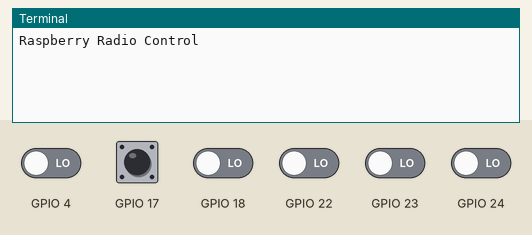
Simulated run of this program. Board: Raspberry Pi (BCM pin numbers). Parts: the last lines printed to the terminal. The test bench sets the inputs (shaded band); at power-on: GPIO 4, GPIO 17, GPIO 18, GPIO 22–24 LOW. Sound played through the audio output is not drawn and takes no time.

Above: at 1.2 s.
1.3 s: GPIO 4 driven HIGH
At 2.2 s:
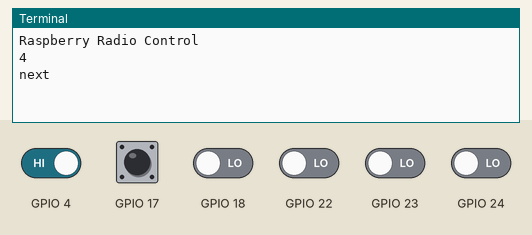
2.8 s: GPIO 17 driven HIGH
At 3.3 s:
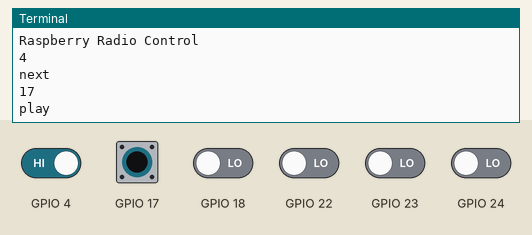
4.3 s: GPIO 18 driven HIGH
At 5.5 s:
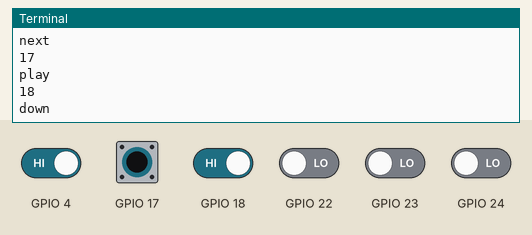
5.8 s: GPIO 22 driven HIGH
At 6.2 s:
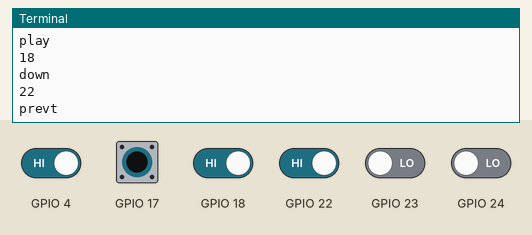
7.3 s: GPIO 17 pulsed LOW 2 times (0.12 s each, 0.3 s apart)
At 7.7 s:
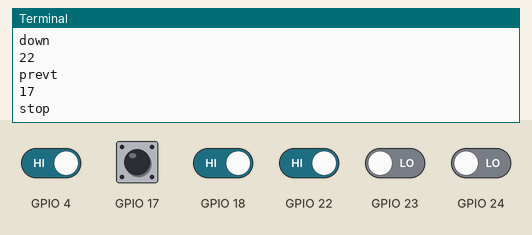
Timing chart, 0 to 10.3 s (numbered marks = the images above; inputs shaded):
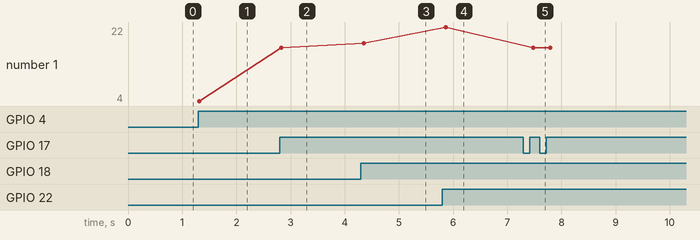

Measured:
- after the input at 1.3 s, the terminal: prints a new line at once (image 1)
- after the input at 2.8 s, the terminal: prints a new line at once (image 2)
- after the input at 4.3 s, the terminal: prints a new line after 0.05 s (image 3)
- after the input at 5.8 s, the terminal: prints a new line after 0.06 s (image 4)
- after the input at 7.3 s, the terminal: prints a new line after 0.18 s (image 5)
- plotted number 1: 4 → 17 after the input at 2.8 s, 17 → 18 after the input at 4.3 s, 18 → 22 after the input at 5.8 s, 22 → 17 after the input at 7.3 s

The program:

radiodButtonTest.py
```python
import os
import time
import RPi.GPIO as GPIO
import subprocess


#Obtain the list of playlists present at the moment and create a python list
proc = subprocess.Popen(["mpc ls"], stdout=subprocess.PIPE, shell=True)
(out, err) = proc.communicate()
playLists = out.split();
#playLists = [  "News" ,"Chillout" ,"Trance","DI_resto" ]


GPIO.setmode(GPIO.BCM)
#current playlist index
pI = 0
#flag indicating if we are playing at the moment
playing = 0
#counter to halt the system if needed
haltCount = 0

#action for prev button: previous track, reset halt counter
def prevt ( ):
  print "prevt"
  os.system("mpc prev")
  global haltCount
  haltCount = 0

def nextt ( ):
  print "next"
  os.system("mpc next")
  global haltCount
  haltCount = 0


def plist ( ):
  print "plist"
  global pI
  pI = pI -1;
  if ( pI < 0 ) :
    pI = len(playLists)-1

  os.system("mpc clear")
  os.system("mpc load " + playLists[pI] )
  os.system("mpc play")
  global playing
  playing = 1
  global haltCount
  haltCount = 0


def nlist ( ):
  print "nlist"
  global pI
  pI = pI + 1
  if ( pI >= len(playLists) ) :
    pI = 0

  os.system("mpc clear")
  os.system("mpc load " + playLists[pI] )
  os.system("mpc play")
  global playing
  playing = 1
  global haltCount
  haltCount = 0


def play_stop ( ):
  global playing
  if ( not playing ):
     os.system("mpc play")
     playing = 1
     print "play"
  else:
     os.system("mpc stop")
     playing = 0
     print "stop"
  global haltCount
  haltCount = 0


def down ( ):
  print "down"
  os.system("mpc stop")
  global haltCount
  haltCount = haltCount + 1
  if ( haltCount == 7 ):
     os.system("halt")


outButton = { 22 : ('prevt',prevt),
               4 : ('nextt',nextt),
	      24 : ('plist',plist),
	      23 : ('nlist',nlist),
	      17 : ('play_stop',play_stop),
	      18 : ('down',down )	}

inputPins= outButton.keys()
inp = 0
prev_input =[ 0 ,0 ,0 ,0 ,0 ,0 ]


#Setting up all the pins we are gone read
for i in range(0,len(inputPins)):
  GPIO.setup(inputPins[i],GPIO.IN)

print ("Raspberry Radio Control ")
while True:
  for i in range(0,len(inputPins)):
    #take a reading for this pin
    inp = GPIO.input(inputPins[i])
    #if the last reading was low and this one high, call the function
    if ( ( not prev_input[i] ) and ( inp )  ):
      print( inputPins[i] )
      (outButton[inputPins[i]][1])()

	#save current status to compare in the next iteration of the while
    prev_input[i] = inp

  #don't fry the cpu
  time.sleep(0.10)
```
